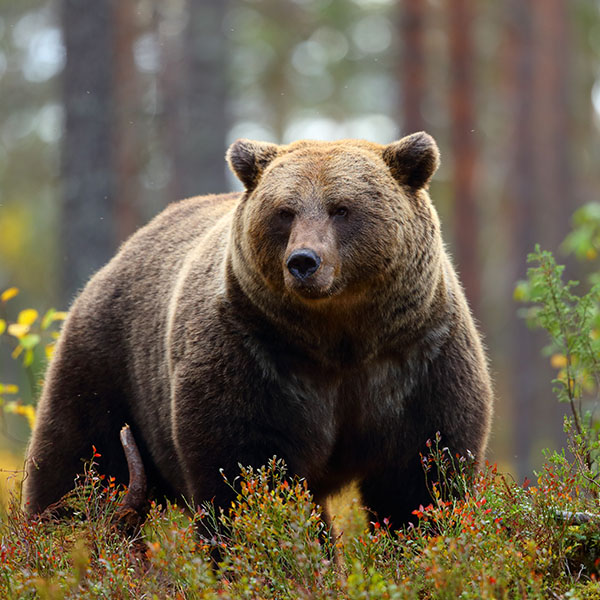
#> input picture Bear.jpg, 600 x 600 px
$ jupyter execute 'Thresholding in CV.ipynb'
#> lines starting #> are read from the running program, lines starting #| are printed output that depends on the picture; after the words box and inside, x2 and y2 are one past the last pixel; in counts of white or black regions, pixels touching at a corner belong together
In Computer Vision (CV), thresholding is an image processing technique used to convert a grayscale image into a binary image (black and white) based on a threshold value.

It helps separate foreground objects from the background.

# Binary Threshold

[cell 1]
import cv2

img = cv2.imread('Bear.jpg', 0)
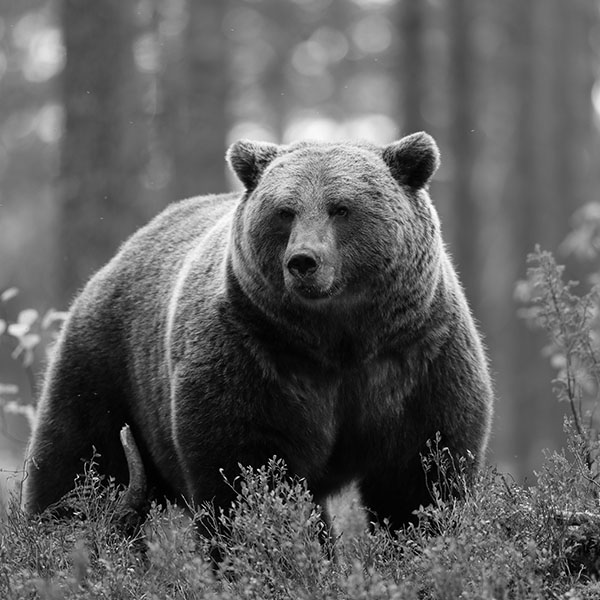
#> img: shape (600, 600); min 0, max 255, mean 93.9

_, th = cv2.threshold(img, 127, 255, cv2.THRESH_BINARY)
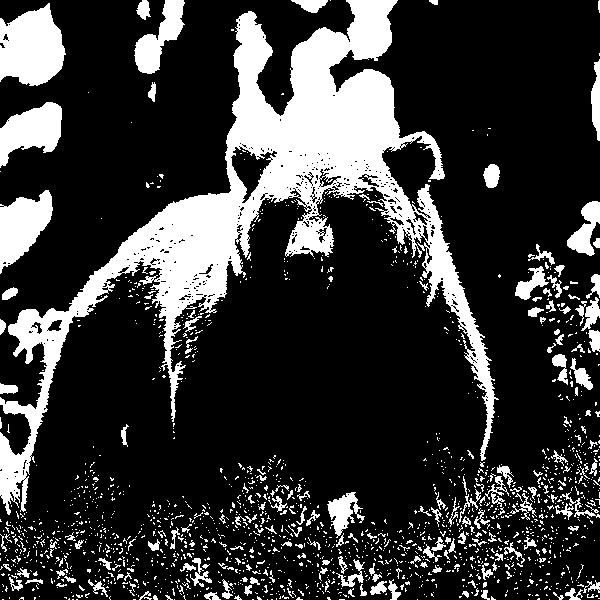
#> th: shape (600, 600); 21.6% white; 1752 white regions (1577 under 20 px), largest, box (x1, y1, x2, y2) and area: (0, 0, 499, 515) 47728, (0, 3, 66, 86) 3975, (0, 190, 53, 274) 2587

cv2.imshow("Binary", th)
cv2.waitKey(0)

# Binary Inverse Threshold

[cell 2]
import cv2

img = cv2.imread('Bear.jpg', 0)

_, th = cv2.threshold(img, 127, 255, cv2.THRESH_BINARY_INV)

cv2.imshow("Binary", th)
cv2.waitKey(0)

# Truncate Threshold

[cell 3]
import cv2

img = cv2.imread('Bear.jpg', 0)

_, th = cv2.threshold(img, 127, 255, cv2.THRESH_TRUNC)
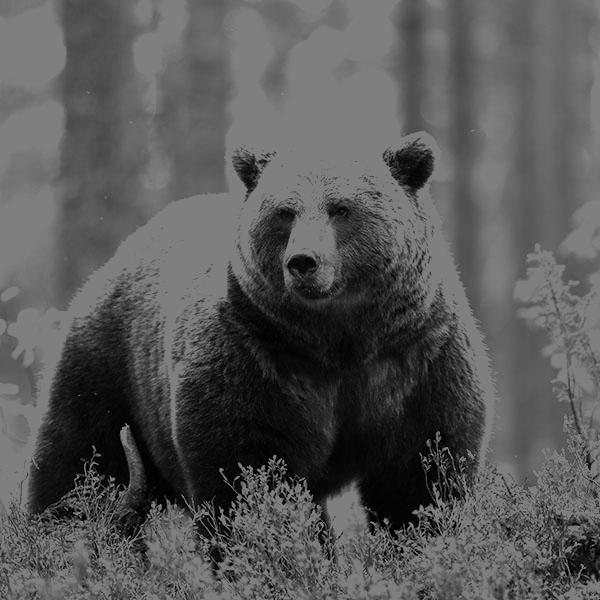
#> th: shape (600, 600); min 0, max 127, mean 86.4

cv2.imshow("Binary", th)
cv2.waitKey(0)

# To Zero Threshold

[cell 4]
import cv2

img = cv2.imread('Bear.jpg', 0)

_, th = cv2.threshold(img, 127, 255, cv2.THRESH_TOZERO)
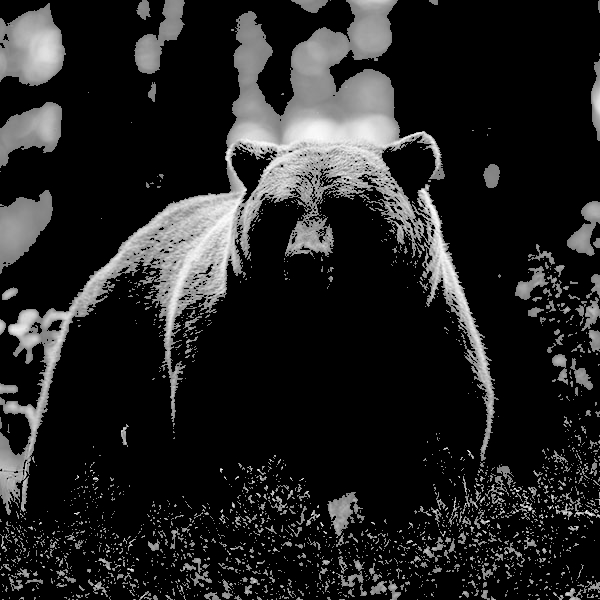
#> th: shape (600, 600); min 0, max 255, mean 34.9

cv2.imshow("Binary", th)
cv2.waitKey(0)

# To Zero Inverse

[cell 5]
import cv2

img = cv2.imread('Bear.jpg', 0)

_, th = cv2.threshold(img, 127, 255, cv2.THRESH_TOZERO_INV)
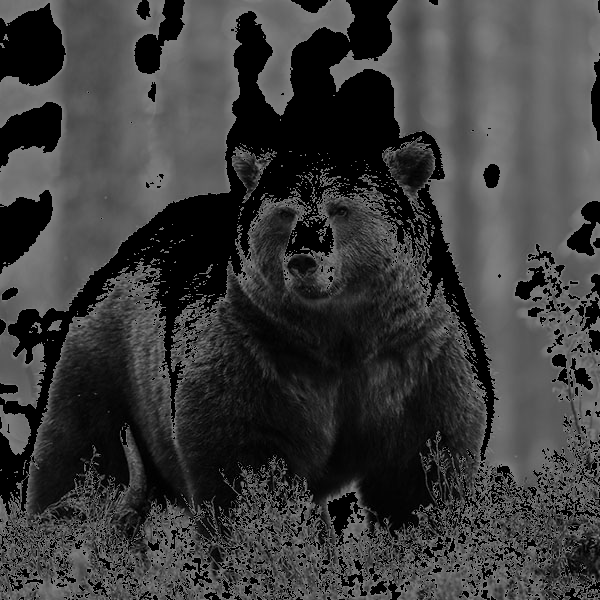
#> th: shape (600, 600); min 0, max 127, mean 59

cv2.imshow("Binary", th)
cv2.waitKey(0)

# Adaptive Thresholding

[cell 6]
import cv2

img = cv2.imread('Bear.jpg', 0)

th = cv2.adaptiveThreshold(
    img,
    255,
    cv2.ADAPTIVE_THRESH_MEAN_C,
    cv2.THRESH_BINARY,
    11,
    2
)
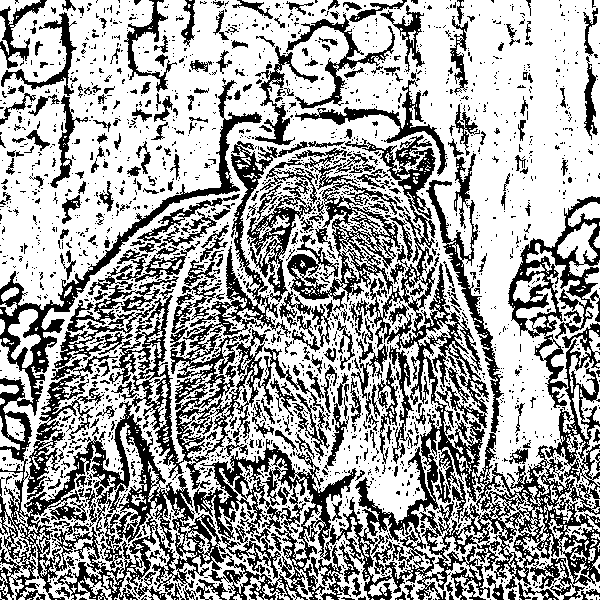
#> th: shape (600, 600); 63.9% white; 2217 black regions (1890 under 20 px), largest, box (x1, y1, x2, y2) and area: (193, 135, 600, 600) 41239, (0, 80, 291, 600) 30219, (508, 196, 600, 408) 4794

cv2.imshow("Binary", th)
cv2.waitKey(0)

# Otsu Thresholding

[cell 7]
import cv2

img = cv2.imread('Bear.jpg', 0)

_, th = cv2.threshold(
    img, 0, 255,
    cv2.THRESH_BINARY + cv2.THRESH_OTSU
)
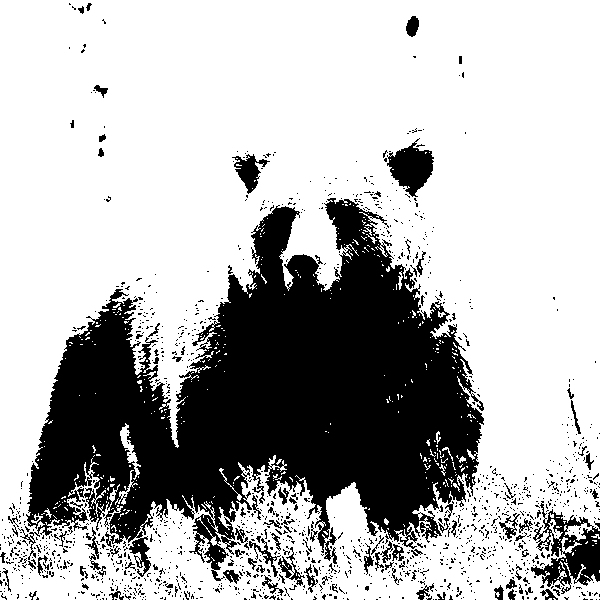
#> th: shape (600, 600); 70.8% white; 1442 black regions (1340 under 20 px), largest, box (x1, y1, x2, y2) and area: (18, 198, 484, 581) 90217, (531, 501, 600, 594) 2740, (387, 138, 434, 197) 1526

cv2.imshow("Binary", th)
cv2.waitKey(0)

# Full Example Showing All Types

[cell 8]
import cv2

img = cv2.imread('Bear.jpg',0)

types = [
    cv2.THRESH_BINARY,
    cv2.THRESH_BINARY_INV,
    cv2.THRESH_TRUNC,
    cv2.THRESH_TOZERO,
    cv2.THRESH_TOZERO_INV
]

for i, t in enumerate(types):
    _, th = cv2.threshold(img,127,255,t)
    cv2.imshow(str(i), th)

cv2.waitKey(0)
cv2.destroyAllWindows()
